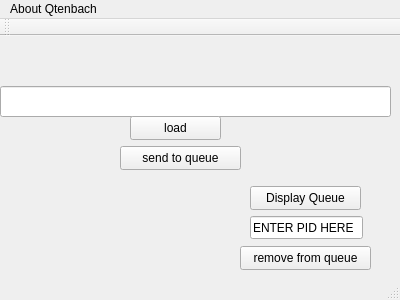
<?xml version="1.0" encoding="UTF-8"?>
<ui version="4.0">
 <class>MainWindow</class>
 <widget class="QMainWindow" name="MainWindow">
  <property name="geometry">
   <rect>
    <x>0</x>
    <y>0</y>
    <width>400</width>
    <height>300</height>
   </rect>
  </property>
  <property name="windowTitle">
   <string>Qtenbach</string>
  </property>
  <property name="windowIcon">
   <iconset>
    <normaloff>music.png</normaloff>music.png</iconset>
  </property>
  <widget class="QWidget" name="centralWidget">
   <widget class="QLineEdit" name="songPath">
    <property name="geometry">
     <rect>
      <x>0</x>
      <y>50</y>
      <width>391</width>
      <height>31</height>
     </rect>
    </property>
   </widget>
   <widget class="QPushButton" name="sendButton">
    <property name="geometry">
     <rect>
      <x>120</x>
      <y>110</y>
      <width>121</width>
      <height>24</height>
     </rect>
    </property>
    <property name="text">
     <string>send to queue</string>
    </property>
   </widget>
   <widget class="QPushButton" name="loadButton">
    <property name="geometry">
     <rect>
      <x>130</x>
      <y>80</y>
      <width>91</width>
      <height>24</height>
     </rect>
    </property>
    <property name="text">
     <string>load</string>
    </property>
   </widget>
   <widget class="QPushButton" name="dispQueue">
    <property name="geometry">
     <rect>
      <x>250</x>
      <y>150</y>
      <width>111</width>
      <height>24</height>
     </rect>
    </property>
    <property name="text">
     <string>Display Queue</string>
    </property>
   </widget>
   <widget class="QLineEdit" name="pid2kill">
    <property name="geometry">
     <rect>
      <x>250</x>
      <y>180</y>
      <width>113</width>
      <height>23</height>
     </rect>
    </property>
    <property name="text">
     <string>ENTER PID HERE</string>
    </property>
   </widget>
   <widget class="QPushButton" name="rmQueue">
    <property name="geometry">
     <rect>
      <x>240</x>
      <y>210</y>
      <width>131</width>
      <height>24</height>
     </rect>
    </property>
    <property name="text">
     <string>remove from queue</string>
    </property>
   </widget>
  </widget>
  <widget class="QMenuBar" name="menuBar">
   <property name="geometry">
    <rect>
     <x>0</x>
     <y>0</y>
     <width>400</width>
     <height>21</height>
    </rect>
   </property>
   <widget class="QMenu" name="menuAbout_Qtenbach">
    <property name="title">
     <string>About Qtenbach</string>
    </property>
    <addaction name="actionQtenbach_is_a_grahphical_wrapper_for_gutenbach_2011_Jeff_Crowell"/>
    <addaction name="actionJeff_Crowell_2011"/>
   </widget>
   <addaction name="menuAbout_Qtenbach"/>
  </widget>
  <widget class="QToolBar" name="mainToolBar">
   <attribute name="toolBarArea">
    <enum>TopToolBarArea</enum>
   </attribute>
   <attribute name="toolBarBreak">
    <bool>false</bool>
   </attribute>
  </widget>
  <widget class="QStatusBar" name="statusBar"/>
  <action name="actionQtenbach_is_a_grahphical_wrapper_for_gutenbach_2011_Jeff_Crowell">
   <property name="text">
    <string>Qtenbach is a grahphical wrapper for gutenbach. </string>
   </property>
  </action>
  <action name="actionJeff_Crowell_2011">
   <property name="text">
    <string>Jeff Crowell 2011</string>
   </property>
  </action>
 </widget>
 <layoutdefault spacing="6" margin="11"/>
 <resources/>
 <connections/>
</ui>
